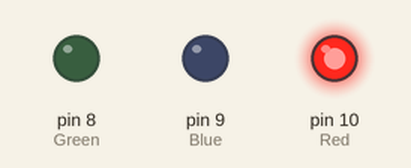
Recording of a sketch running on a simulated Arduino Uno, built with avr-gcc and run on an emulated ATmega328P. Shown: output pins drawn as LEDs (lit = HIGH).

Above: at 0.05 s.
At 1.2 s:
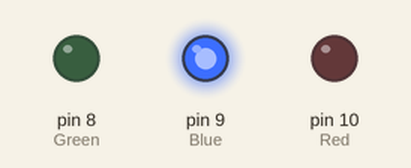
At 5.5 s:
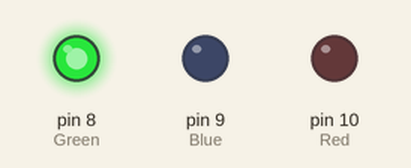
At 10.5 s:
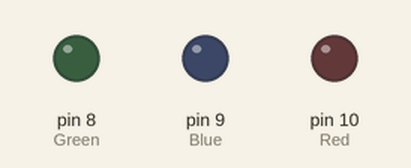
Timing chart, 0 to 14.3 s (numbered marks = the images above):
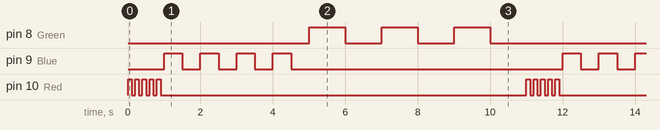

The sketch:

less1.ino
```cpp
// SOS BLINKY
int Red = 10;
int Blue = 9;
int Green = 8;
int fast = 100;
int slow = 500;
int slowest = 1000;
void Blink(int times, int colour, int freq);

void setup() {
  pinMode(Red, OUTPUT);
  pinMode(Blue, OUTPUT);
  pinMode(Green, OUTPUT);
}

void loop() {
  Blink(5,Red, fast);
  Blink(4,Blue, slow);
  Blink(3,Green, slowest);
}

void Blink(int times, int colour, int freq){
  for(int n =0 ; n < times; n++  ){
    digitalWrite(colour, HIGH);
    delay(freq);
    digitalWrite(colour, LOW);
    delay(freq);
    }
  }
```

Measured:
- by itself, pin 8 (Green): repeats every 11.0 s: 2 × (LOW 1.0 s, HIGH 1.0 s), LOW 6.0 s, HIGH 1.0 s
- by itself, pin 9 (Blue): repeats every 11.0 s: 3 × (LOW 0.50 s, HIGH 0.50 s), LOW 7.5 s, HIGH 0.50 s
- by itself, pin 10 (Red): repeats every 11.0 s: 4 × (LOW 0.10 s, HIGH 0.10 s), LOW 10.1 s, HIGH 0.10 s
